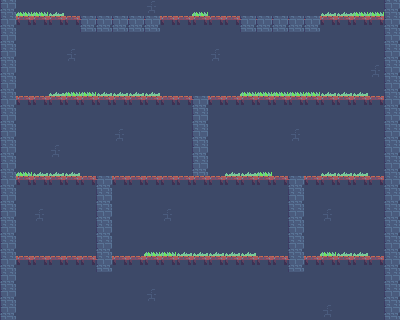

A level layout from a 2D game, rendered from its tile map. Below: a short description, then the map file with its tile-grid data intact:
An orthogonal 25x20 tile map with 16x16 px tiles, 5 tile layers (Background, Background2:ElectricBoogaloo, OneSidedPlatforms, Platforms, ...).

<map version="1.0" tiledversion="1.1.2" orientation="orthogonal" renderorder="right-up" width="25" height="20" tilewidth="16" tileheight="16" infinite="0" nextobjectid="1">
 <tileset firstgid="1" source="../tile1.tsx" />
 <layer name="Background" width="25" height="20">
  <data encoding="csv">
8,8,8,8,8,8,8,8,8,8,8,8,8,8,8,8,8,8,8,8,8,8,8,8,8,
8,8,8,8,8,8,8,8,8,8,8,8,8,8,8,8,8,8,8,8,8,8,8,8,8,
8,8,8,8,8,8,8,8,8,8,8,8,8,8,8,8,8,8,8,8,8,8,8,8,8,
8,8,8,8,8,8,8,8,8,8,8,8,8,8,8,8,8,8,8,8,8,8,8,8,8,
8,8,8,8,8,8,8,8,8,8,8,8,8,8,8,8,8,8,8,8,8,8,8,8,8,
8,8,8,8,8,8,8,8,8,8,8,8,8,8,8,8,8,8,8,8,8,8,8,8,8,
8,8,8,8,8,8,8,8,8,8,8,8,8,8,8,8,8,8,8,8,8,8,8,8,8,
8,8,8,8,8,8,8,8,8,8,8,8,8,8,8,8,8,8,8,8,8,8,8,8,8,
8,8,8,8,8,8,8,8,8,8,8,8,8,8,8,8,8,8,8,8,8,8,8,8,8,
8,8,8,8,8,8,8,8,8,8,8,8,8,8,8,8,8,8,8,8,8,8,8,8,8,
8,8,8,8,8,8,8,8,8,8,8,8,8,8,8,8,8,8,8,8,8,8,8,8,8,
8,8,8,8,8,8,8,8,8,8,8,8,8,8,8,8,8,8,8,8,8,8,8,8,8,
8,8,8,8,8,8,8,8,8,8,8,8,8,8,8,8,8,8,8,8,8,8,8,8,8,
8,8,8,8,8,8,8,8,8,8,8,8,8,8,8,8,8,8,8,8,8,8,8,8,8,
8,8,8,8,8,8,8,8,8,8,8,8,8,8,8,8,8,8,8,8,8,8,8,8,8,
8,8,8,8,8,8,8,8,8,8,8,8,8,8,8,8,8,8,8,8,8,8,8,8,8,
8,8,8,8,8,8,8,8,8,8,8,8,8,8,8,8,8,8,8,8,8,8,8,8,8,
8,8,8,8,8,8,8,8,8,8,8,8,8,8,8,8,8,8,8,8,8,8,8,8,8,
8,8,8,8,8,8,8,8,8,8,8,8,8,8,8,8,8,8,8,8,8,8,8,8,8,
8,8,8,8,8,8,8,8,8,8,8,8,8,8,8,8,8,8,8,8,8,8,8,8,8
</data>
 </layer>
 <layer name="Background2:ElectricBoogaloo" width="25" height="20">
  <data encoding="csv">
23,0,0,0,0,0,0,0,0,1,0,0,0,0,0,0,0,0,0,0,0,0,0,0,23,
23,0,0,0,0,0,0,0,0,0,0,0,0,0,0,0,0,0,0,0,0,0,0,0,23,
23,0,0,0,0,0,0,0,0,0,0,0,0,0,0,0,0,0,0,0,0,0,0,0,23,
23,0,0,0,1,0,0,0,0,0,0,0,0,1,0,0,0,0,0,0,0,0,0,0,23,
23,0,0,0,0,0,0,0,0,0,0,0,0,0,0,0,0,0,0,0,0,0,0,1,23,
23,0,0,0,0,0,0,0,0,0,0,0,0,0,0,0,0,0,0,0,0,0,0,0,23,
23,0,0,0,0,0,0,0,0,0,0,0,0,0,0,0,0,0,0,0,0,0,0,0,23,
23,0,0,0,0,0,0,0,0,0,0,0,0,0,0,0,0,0,0,0,0,0,0,0,23,
23,0,0,0,0,0,0,1,0,0,0,0,0,0,0,0,0,0,1,0,0,0,0,0,23,
23,0,0,1,0,0,0,0,0,0,0,0,0,0,0,0,0,0,0,0,0,0,0,0,23,
23,0,0,0,0,0,0,0,0,0,0,0,0,0,0,0,0,0,0,0,0,0,0,0,23,
23,0,0,0,0,0,0,0,0,0,0,0,0,0,0,0,0,0,0,0,0,0,0,0,23,
23,0,0,0,0,0,0,0,0,0,0,0,0,0,0,0,0,0,0,0,0,0,0,0,23,
23,0,1,0,0,0,0,0,0,0,1,0,0,0,0,0,0,0,0,0,1,0,0,0,23,
23,0,0,0,0,0,0,0,0,0,0,0,0,0,0,0,0,0,0,0,0,0,0,0,23,
23,0,0,0,0,0,0,0,0,0,0,0,0,0,0,0,0,0,0,0,0,0,0,0,23,
23,0,0,0,0,0,0,0,0,0,0,0,0,0,0,0,0,0,0,0,0,0,0,0,23,
23,0,0,0,0,0,0,0,0,0,0,0,0,0,0,0,0,0,0,0,0,0,0,0,23,
23,0,0,0,0,0,0,0,0,1,0,0,0,0,0,0,0,0,0,0,0,0,0,0,23,
23,0,0,0,0,0,0,0,0,0,0,0,0,0,0,0,0,0,0,0,1,0,0,0,23
</data>
 </layer>
 <layer name="OneSidedPlatforms" width="25" height="20">
  <data encoding="csv">
0,0,0,0,0,0,0,0,0,0,0,0,0,0,0,0,0,0,0,0,0,0,0,0,0,
0,37,37,37,37,37,37,37,37,37,37,37,37,37,37,37,37,37,37,37,37,37,37,37,0,
0,0,0,0,0,0,0,0,0,0,0,0,0,0,0,0,0,0,0,0,0,0,0,0,0,
0,0,0,0,0,0,0,0,0,0,0,0,0,0,0,0,0,0,0,0,0,0,0,0,0,
0,0,0,0,0,0,0,0,0,0,0,0,0,0,0,0,0,0,0,0,0,0,0,0,0,
0,0,0,0,0,0,0,0,0,0,0,0,0,0,0,0,0,0,0,0,0,0,0,0,0,
0,37,37,37,37,37,37,37,37,37,37,37,37,37,37,37,37,37,37,37,37,37,37,37,0,
0,0,0,0,0,0,0,0,0,0,0,0,0,0,0,0,0,0,0,0,0,0,0,0,0,
0,0,0,0,0,0,0,0,0,0,0,0,0,0,0,0,0,0,0,0,0,0,0,0,0,
0,0,0,0,0,0,0,0,0,0,0,0,0,0,0,0,0,0,0,0,0,0,0,0,0,
0,0,0,0,0,0,0,0,0,0,0,0,0,0,0,0,0,0,0,0,0,0,0,0,0,
0,37,37,37,37,37,37,37,37,37,37,37,37,37,37,37,37,37,37,37,37,37,37,37,0,
0,0,0,0,0,0,0,0,0,0,0,0,0,0,0,0,0,0,0,0,0,0,0,0,0,
0,0,0,0,0,0,0,0,0,0,0,0,0,0,0,0,0,0,0,0,0,0,0,0,0,
0,0,0,0,0,0,0,0,0,0,0,0,0,0,0,0,0,0,0,0,0,0,0,0,0,
0,0,0,0,0,0,0,0,0,0,0,0,0,0,0,0,0,0,0,0,0,0,0,0,0,
0,37,37,37,37,37,37,37,37,37,37,37,37,37,37,37,37,37,37,37,37,37,37,37,0,
0,0,0,0,0,0,0,0,0,0,0,0,0,0,0,0,0,0,0,0,0,0,0,0,0,
0,0,0,0,0,0,0,0,0,0,0,0,0,0,0,0,0,0,0,0,0,0,0,0,0,
0,0,0,0,0,0,0,0,0,0,0,0,0,0,0,0,0,0,0,0,0,0,0,0,0
</data>
 </layer>
 <layer name="Platforms" width="25" height="20">
  <data encoding="csv">
0,0,0,0,0,0,0,0,0,0,0,0,0,0,0,0,0,0,0,0,0,0,0,0,0,
0,0,0,0,0,23,23,23,23,23,0,0,0,0,0,23,23,23,23,23,0,0,0,0,0,
0,0,0,0,0,0,0,0,0,0,0,0,0,0,0,0,0,0,0,0,0,0,0,0,0,
0,0,0,0,0,0,0,0,0,0,0,0,0,0,0,0,0,0,0,0,0,0,0,0,0,
0,0,0,0,0,0,0,0,0,0,0,0,0,0,0,0,0,0,0,0,0,0,0,0,0,
0,0,0,0,0,0,0,0,0,0,0,0,0,0,0,0,0,0,0,0,0,0,0,0,0,
0,0,0,0,0,0,0,0,0,0,0,0,23,0,0,0,0,0,0,0,0,0,0,0,0,
0,0,0,0,0,0,0,0,0,0,0,0,23,0,0,0,0,0,0,0,0,0,0,0,0,
0,0,0,0,0,0,0,0,0,0,0,0,23,0,0,0,0,0,0,0,0,0,0,0,0,
0,0,0,0,0,0,0,0,0,0,0,0,23,0,0,0,0,0,0,0,0,0,0,0,0,
0,0,0,0,0,0,0,0,0,0,0,0,23,0,0,0,0,0,0,0,0,0,0,0,0,
0,0,0,0,0,0,23,0,0,0,0,0,0,0,0,0,0,0,23,0,0,0,0,0,0,
0,0,0,0,0,0,23,0,0,0,0,0,0,0,0,0,0,0,23,0,0,0,0,0,0,
0,0,0,0,0,0,23,0,0,0,0,0,0,0,0,0,0,0,23,0,0,0,0,0,0,
0,0,0,0,0,0,23,0,0,0,0,0,0,0,0,0,0,0,23,0,0,0,0,0,0,
0,0,0,0,0,0,23,0,0,0,0,0,0,0,0,0,0,0,23,0,0,0,0,0,0,
0,0,0,0,0,0,23,0,0,0,0,0,0,0,0,0,0,0,23,0,0,0,0,0,0,
0,0,0,0,0,0,0,0,0,0,0,0,0,0,0,0,0,0,0,0,0,0,0,0,0,
0,0,0,0,0,0,0,0,0,0,0,0,0,0,0,0,0,0,0,0,0,0,0,0,0,
0,0,0,0,0,0,0,0,0,0,0,0,0,0,0,0,0,0,0,0,0,0,0,0,23
</data>
 </layer>
 <layer name="Foreground" width="25" height="20">
  <data encoding="csv">
0,27,27,26,0,0,0,0,0,0,0,0,27,0,0,0,0,0,0,0,26,26,27,27,0,
0,0,0,0,0,0,0,0,0,0,0,0,0,0,0,0,0,0,0,0,0,0,0,0,0,
0,0,0,0,0,0,0,0,0,0,0,0,0,0,0,0,0,0,0,0,0,0,0,0,0,
0,0,0,0,0,0,0,0,0,0,0,0,0,0,0,0,0,0,0,0,0,0,0,0,0,
0,0,0,0,0,0,0,0,0,0,0,0,0,0,0,0,0,0,0,0,0,0,0,0,0,
0,0,0,26,27,27,26,26,26,26,0,0,0,0,0,27,27,27,27,27,26,26,26,0,0,
0,0,0,0,0,0,0,0,0,0,0,0,0,0,0,0,0,0,0,0,0,0,0,0,0,
0,0,0,0,0,0,0,0,0,0,0,0,0,0,0,0,0,0,0,0,0,0,0,0,0,
0,0,0,0,0,0,0,0,0,0,0,0,0,0,0,0,0,0,0,0,0,0,0,0,0,
0,0,0,0,0,0,0,0,0,0,0,0,0,0,0,0,0,0,0,0,0,0,0,0,0,
0,27,26,26,26,0,0,0,0,0,0,0,0,0,26,26,27,0,0,0,26,26,26,0,0,
0,0,0,0,0,0,0,0,0,0,0,0,0,0,0,0,0,0,0,0,0,0,0,0,0,
0,0,0,0,0,0,0,0,0,0,0,0,0,0,0,0,0,0,0,0,0,0,0,0,0,
0,0,0,0,0,0,0,0,0,0,0,0,0,0,0,0,0,0,0,0,0,0,0,0,0,
0,0,0,0,0,0,0,0,0,0,0,0,0,0,0,0,0,0,0,0,0,0,0,0,0,
0,0,0,0,0,0,0,0,0,27,27,26,26,26,26,26,0,0,0,0,27,26,26,0,0,
0,0,0,0,0,0,0,0,0,0,0,0,0,0,0,0,0,0,0,0,0,0,0,0,0,
0,0,0,0,0,0,0,0,0,0,0,0,0,0,0,0,0,0,0,0,0,0,0,0,0,
0,0,0,0,0,0,0,0,0,0,0,0,0,0,0,0,0,0,0,0,0,0,0,0,0,
0,0,0,0,0,0,0,0,0,0,0,0,0,0,0,0,0,0,0,0,0,0,0,0,0
</data>
 </layer>
</map>
